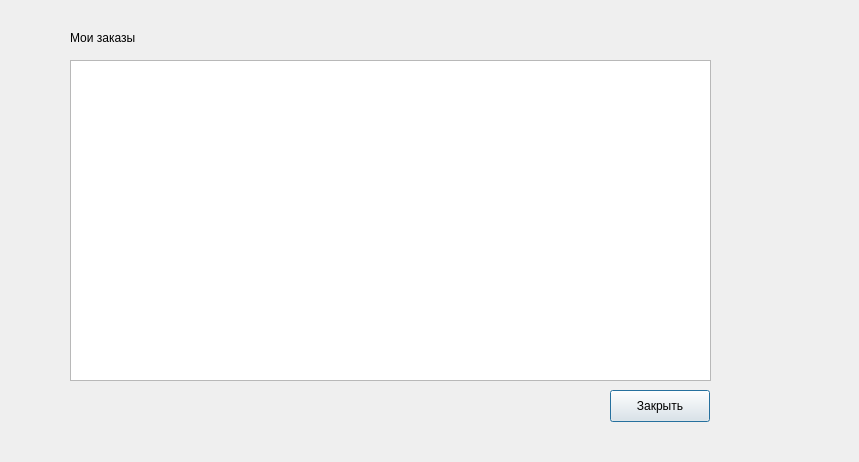
<?xml version="1.0" encoding="UTF-8"?>
<ui version="4.0">
 <class>MyOrdersWindow</class>
 <widget class="QDialog" name="MyOrdersWindow">
  <property name="geometry">
   <rect>
    <x>0</x>
    <y>0</y>
    <width>859</width>
    <height>462</height>
   </rect>
  </property>
  <property name="windowTitle">
   <string>Dialog</string>
  </property>
  <widget class="QTableView" name="ordersTableView">
   <property name="geometry">
    <rect>
     <x>70</x>
     <y>60</y>
     <width>641</width>
     <height>321</height>
    </rect>
   </property>
  </widget>
  <widget class="QLabel" name="label">
   <property name="geometry">
    <rect>
     <x>70</x>
     <y>30</y>
     <width>121</width>
     <height>16</height>
    </rect>
   </property>
   <property name="text">
    <string>Мои заказы</string>
   </property>
  </widget>
  <widget class="QPushButton" name="closeButton">
   <property name="geometry">
    <rect>
     <x>610</x>
     <y>390</y>
     <width>100</width>
     <height>32</height>
    </rect>
   </property>
   <property name="text">
    <string>Закрыть</string>
   </property>
  </widget>
 </widget>
 <resources/>
 <connections/>
</ui>
